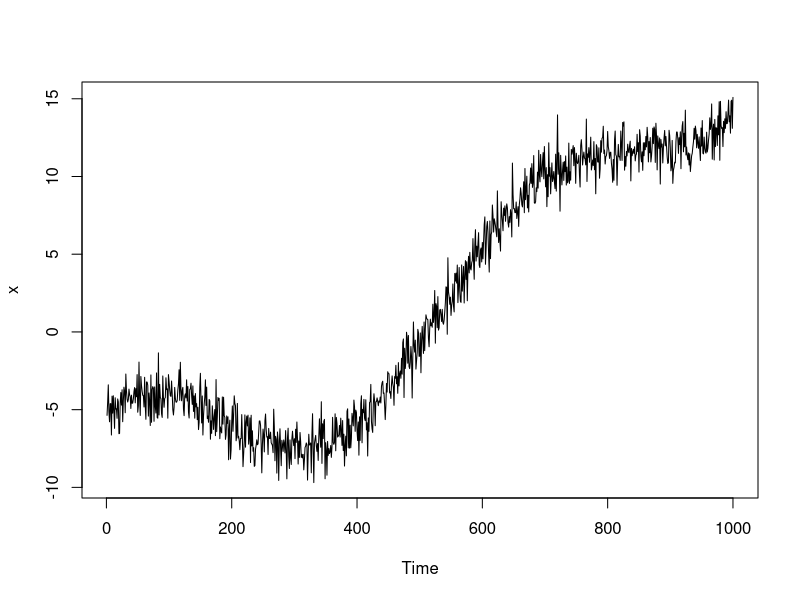
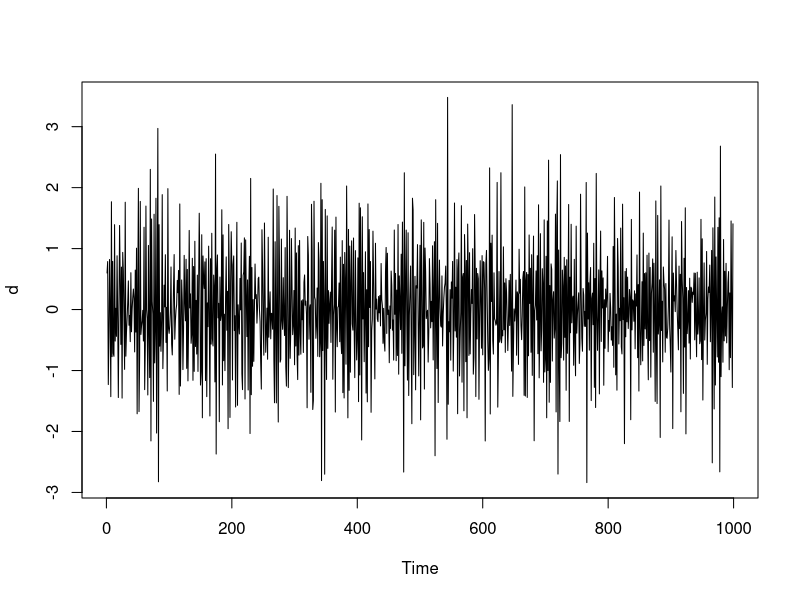
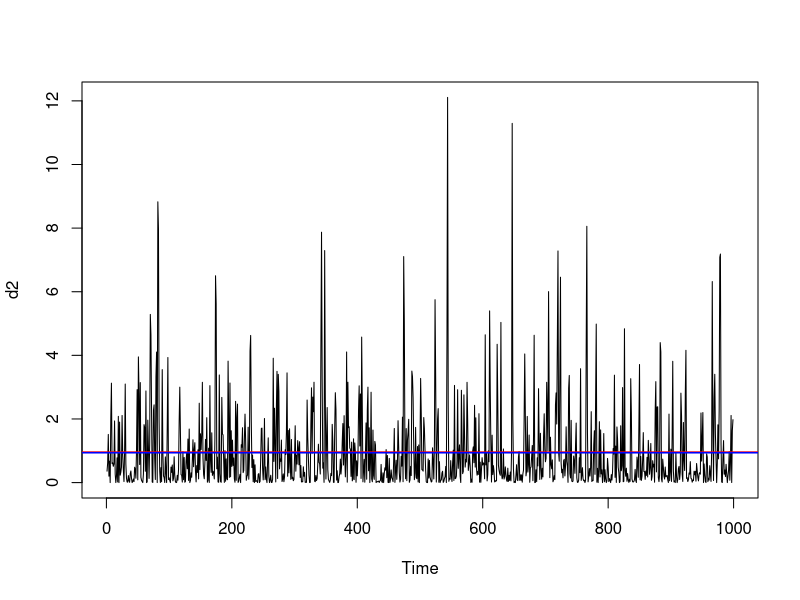
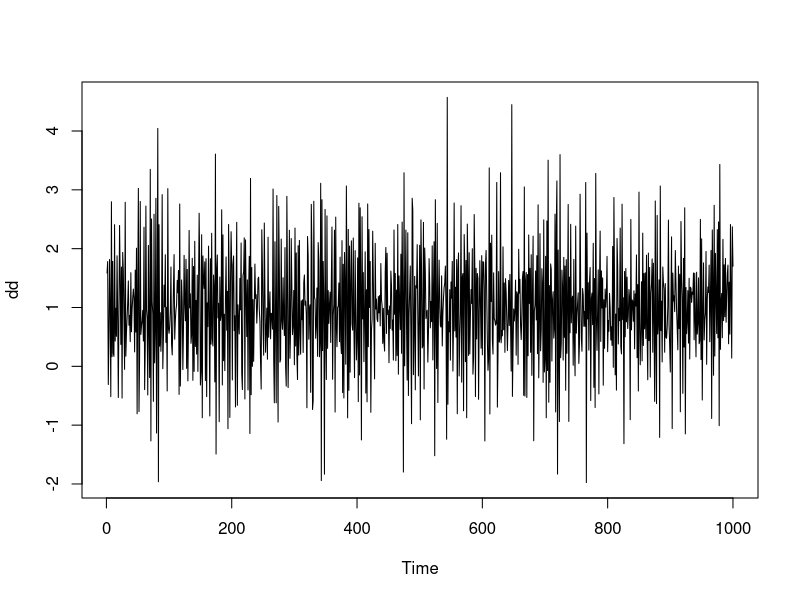

R code for these plots, in order: (Note: this script raises an error after producing the figures.)
###-----------------------------------------------
### The data. **AR included**
###-----------------------------------------------
f = function(t){
  5*cos(t*9) - (t - 0.7)^2 *20 + (t-0.2)^3 *40
}
ar = function(n, ar, df){
  z = rep(NA,n)
  z[1] = rt(1,df)
  for(i in 2:n){
    z[i] = ar*z[i-1] + rt(1,df)
  }
  z
}
n = 1000
mu = f((1:n)/n)
z = c(rnorm(n/2), rnorm(n/2))
#z = c(rt(n/2,3), rt(n/2, 3)) 
x = z+mu
par(mfrow = c(1, 1))
ts.plot(x)


d = diff(x)/sqrt(2)
d2 = d^2
ts.plot(d)
ts.plot(d2)
abline(h = mean(d2[1:500]), col = 'red', lwd = 1.5)
abline(h = mean(d2[501:999]), col = 'blue', lwd = 1.5)
###----------------------------------
### Self Method
###----------------------------------

k_split = function(x){
  n = length(x)
  x_bar = mean(x)
  k = which.min(cumsum(x - x_bar)[1:(n-1)])
}

two_sigma = function(x,k){ #CP in mean and variance together
  n = length(x)
  x_bar1 = mean(x[1:k])
  x_bar2 = mean(x[(k+1):n]) 
  sigma1 = 1/k * sum((x[1:k] - x_bar1)^2)
  sigma2 = 1/(n-k) * sum((x[(k+1):n] - x_bar2)^2)
  c(sigma1, sigma2)
}

KS_std_new = function(d){ #
  k = k_split(d^2)
  sd = two_sigma(d,k)
  n = length(d)
  sd_seq = sqrt(c(rep(sd[1],k),rep(sd[2],(n-k))))
  dd = d/sd_seq + sd_seq
  sigma_hat = var_head(dd, 2*n^(1/3))
  dd_bar = mean(dd)
  Tn =cumsum(dd - dd_bar) / sqrt(n)
  max(abs(Tn / sqrt(sigma_hat)))
}

k = k_split(d2);k
two_sd = two_sigma(d, k);two_sd
sd_seq = sqrt(c(rep(two_sd[1],k),rep(two_sd[2],(n-k))));sd_seq
dd = d/sd_seq + sd_seq;ts.plot(dd)
n = length(dd);n
sigma_hat = var_head(dd, 2*n^(1/3));sigma_hat
dd_bar = mean(dd)
Tn =cumsum(dd - dd_bar) / sqrt(n);ts.plot(Tn)
max(abs(Tn / sqrt(sigma_hat)))





###-------------------------------------
### Simulation
###-------------------------------------
if(1){
  n = 400
  n_sim = 200
  delta = seq(from = 0, to = 1, by = 0.1)
  out = array(NA, dim =c(n_sim, length(delta), 1),
              dimnames = list(paste0('isim=',1:n_sim),
                              paste0('delta=', delta),
                              c('Transfer')))
  for(i_sim in 1:n_sim){
    set.seed(i_sim)
    for(i_delta in 1:length(delta)){
      del = delta[i_delta]
      mu = 0
      #z = c(rt(n/2,6), rt(n/2, 6)*(1+del))#random
      z = c(rnorm(n/2,1),rnorm(n/2,1)*(1+del))
      x = z+mu
      d = diff(x)/sqrt(2)
      out[i_sim, i_delta, 1] = KS_std_new(d^2)
    }
    if(i_sim%%10==0) cat(i_sim, ' >> ')
  }
}

###-----------------------------------------------------------
### Power
###-----------------------------------------------------------
out0 = out*0
out0[,,1] = out[,,1] > 1.358
power = apply(out0, c(2,3), mean, na.rm = TRUE)
power


###-------------------------------------------------------
par(mfrow = c(1, 2))
col = c('blue','red', 'darkgreen','lightgreen')
#Plot 1
matplot(delta, 100*power, type = 'b', col = col, pch = 1, main = "Power", ylim = c(0, 100),
        ylab = expression(K(delta)~"/%"), xlab = expression(delta))
abline(h  = c(0.05, 0, 1)*100, lwd = 0.5, lty = 2)
abline(v = 0, lwd = 0.5, lty = 2)
legend('bottomright', legend = c('New Method'), 
  col = c('blue'), lty = c(1,2,3), cex = 0.8)